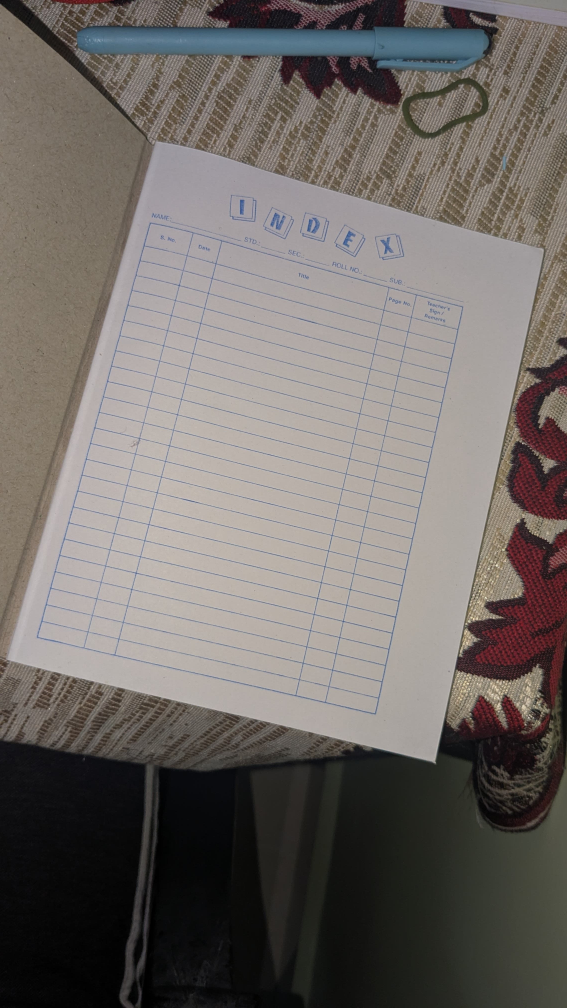
#> input picture samples/sample (0).jpg, 2268 x 4032 px (shown at 1/4 size); its folder holds only this picture in this run
$ python doc_scanner.py
#> lines starting #> are read from the running program, lines starting #| are printed output that depends on the picture; after the words box and inside, x2 and y2 are one past the last pixel; in counts of white or black regions, pixels touching at a corner belong together
### utility.py
import cv2 as cv
import numpy as np

width = 480
height = 640

def getcontours(img):
    contours,hierarchy = cv.findContours(img,cv.RETR_EXTERNAL,cv.CHAIN_APPROX_SIMPLE)
    max_area = 0
    biggest = np.array([])
    for contour in contours:
        area = cv.contourArea(contour)
        if area >5000 :
            perimeter = cv.arcLength(contour,True)
            approx = cv.approxPolyDP(contour,0.02*perimeter,True)
            if area > max_area and len(approx) == 4:
                biggest = approx
                max_area = area
    cv.drawContours(img,biggest,-1,(0,255,0),15)
    return biggest

def reorder(points):
    points = points.reshape((4,2))
    pts = np.zeros((4,2),np.float32)
    add = np.sum(points,axis=1)
    # print("add",add)
    diff = np.diff(points,axis=1)
    pts[0] = points[np.argmin(add)]
    pts[1] = points[np.argmin(diff)]
    pts[2] = points[np.argmax(diff)]
    pts[3] = points[np.argmax(add)]

    return pts
def warp_doc(img,biggest):
    if len(biggest) == 0:
        cv.putText(img, "No document detected", (50, 50),
                   cv.FONT_HERSHEY_SIMPLEX, 1, (0, 0, 255), 2)
        return img

    biggest=reorder(biggest)
    img_corners = np.float32(biggest)
    scanned_corners = np.float32([[0,0],[width,0],[0,height],[width,height]])
    matrix = cv.getPerspectiveTransform(img_corners,scanned_corners)
    Doc = cv.warpPerspective(img,matrix,(width,height))
    return Doc

### doc_scanner.py
import cv2 as cv
import numpy as np
import os

from utility import getcontours,reorder,warp_doc

input_folder = 'samples'
output_folder = 'output'

# Create output folder if it doesn't exist
os.makedirs(output_folder, exist_ok=True)

kernel = np.ones((5,5))


# Supported image file extensions
image_extensions = ('.png', '.jpg', '.jpeg', '.bmp', '.tiff', '.webp')

for filename in os.listdir(input_folder):
    if filename.lower().endswith(image_extensions):
        IMAGE_PATH = os.path.join(input_folder, filename)
        OUTPUT_PATH = os.path.join(output_folder, filename)

        img = cv.imread(IMAGE_PATH)
#> img is the input picture: shape (4032, 2268, 3); mean B, G, R 103.2, 107, 112.9
        if img is not None:
            imgc=img.copy()
            #preprocessing
            gframe = cv.cvtColor(img,cv.COLOR_BGR2GRAY)
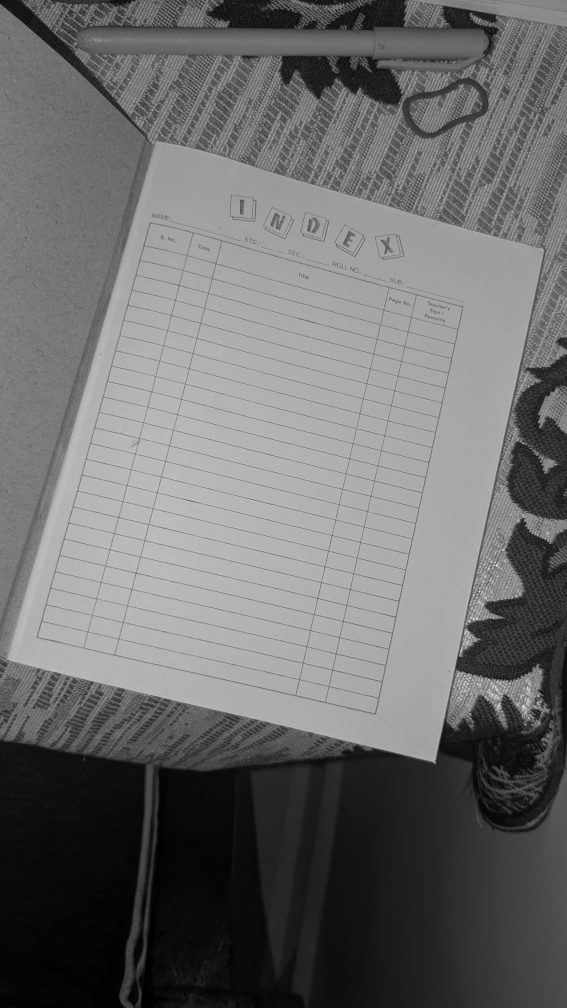
#> gframe: shape (4032, 2268) (shown at 1/4 size); min 0, max 253, mean 108.3
            gframe = cv.GaussianBlur(gframe,(5,5),1)
            canny = cv.Canny(gframe,10,200)
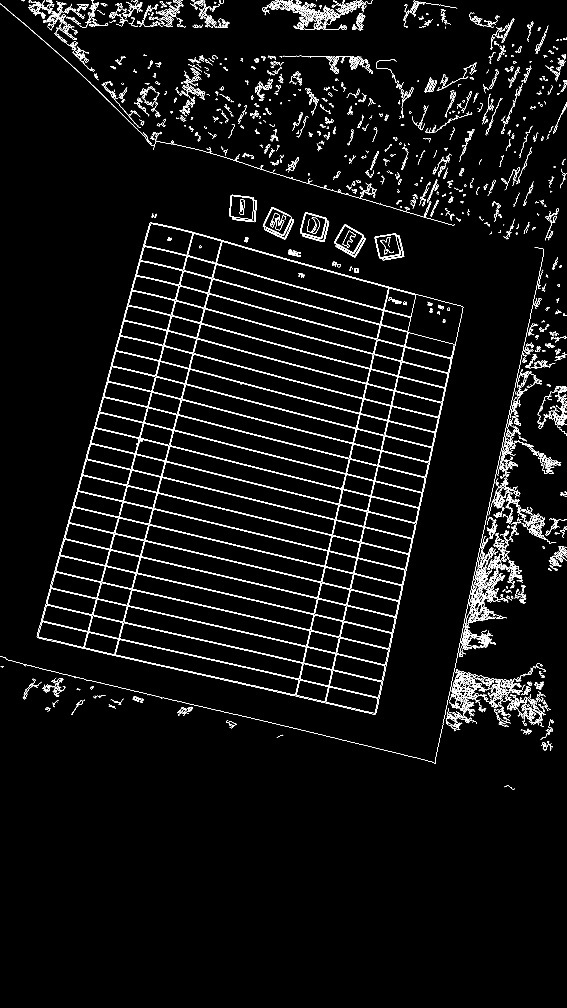
#> canny: shape (4032, 2268) (shown at 1/4 size); 2.2% white in thin lines or dots, all inside (x1, y1, x2, y2) = (0, 0, 2268, 3160)
            dila = cv.dilate(canny,kernel,iterations=2)
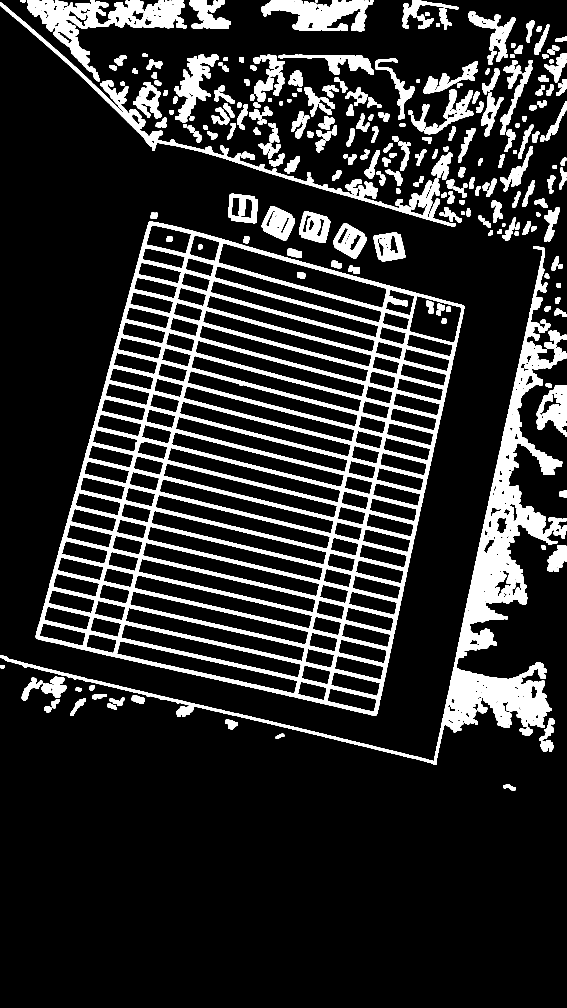
#> dila: shape (4032, 2268) (shown at 1/4 size); 15.2% white; 287 white regions, largest, box (x1, y1, x2, y2) and area: (143, 886, 1857, 2862) 619424, (0, 985, 2268, 3058) 241368, (108, 0, 747, 289) 56940
            erode = cv.erode( dila,kernel,iterations=1)
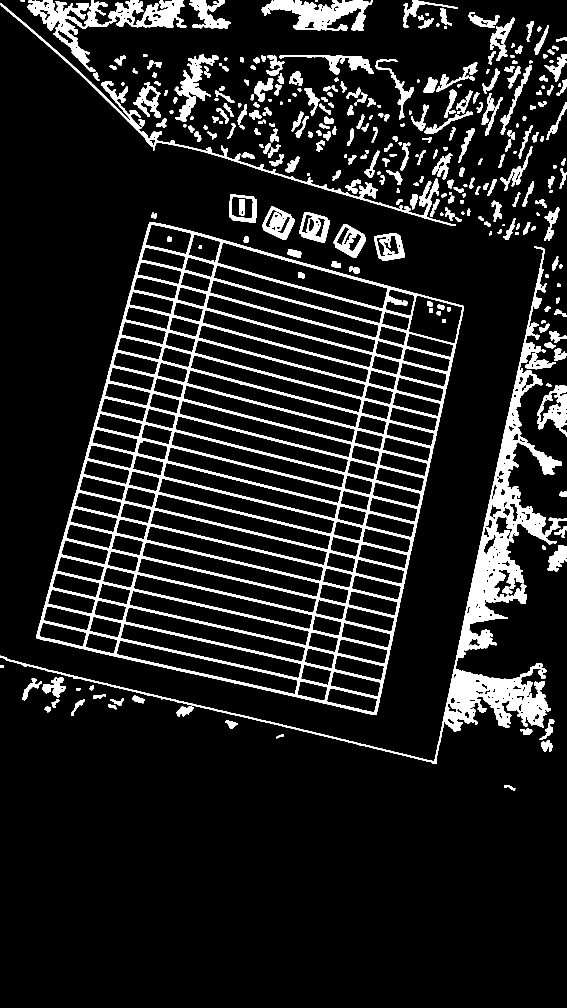
#> erode: shape (4032, 2268) (shown at 1/4 size); 10.6% white; 309 white regions
            biggest = getcontours(erode)
#> in getcontours, `contours,hierarchy = cv.findContours(img,cv.RETR_EXTERNAL,cv.CHAIN_APP..`: contours = 299 contours; largest, box (x1, y1, x2, y2) and area: (145, 888, 1855, 2860) 2291892, (0, 987, 2268, 3056) 204347, (110, 0, 745, 287) 46947, (1047, 0, 1492, 124) 27846, (0, 13, 1822, 904) 26114
#> the loop in getcontours, `for contour in contours:` made 299 passes
#> (area, perimeter, biggest, max_area) on pass 56: (2291892, 6510.6, [[600, 888], [146, 2552], [1504, 2858], [1854, 1226]], 2291892)
#> (area, perimeter) on passes 26, 45, 47, 53, 64, 69: (14163, 849.8), (204347, 15402.9), (10269.5, 418.1), (10630, 422.1), (10572.5, 425.2), (10722, 430.6)
#> after the loop in getcontours, `for contour in contours:`: max_area = 2291892
#> in getcontours, `cv.drawContours(img,biggest,-1,(0,255,0),15)`: img: shape (4032, 2268); 10.6% white; 309 white regions, largest, box (x1, y1, x2, y2) and area: (145, 889, 1854, 2860) 411117, (0, 987, 2268, 3056) 186075, (110, 0, 745, 287) 43953
#> biggest = [[600, 888], [146, 2552], [1504, 2858], [1854, 1226]]
            if biggest is not None :
                #Warping Doc
                Doc = warp_doc(img,biggest)
#> in reorder, `points = points.reshape((4,2))`: points has the same summary as biggest outside reorder
#> in reorder, `add = np.sum(points,axis=1)`: add = [1488, 2698, 4362, 3080]
#> in reorder, `diff = np.diff(points,axis=1)`: diff = [288, 2406, 1354, -628]
#> in warp_doc, `biggest=reorder(biggest)`: biggest = [[600, 888], [1854, 1226], [146, 2552], [1504, 2858]]
#> in warp_doc, `img_corners = np.float32(biggest)`: img_corners has the same summary as biggest
#> in warp_doc, `matrix = cv.getPerspectiveTransform(img_corners,scanned_corners)`: matrix = [[0.349, 0.0952, -293.9], [-0.105, 0.388, -282.1], [-3.47e-05, 3.5e-05, 1]]
#> in warp_doc, `Doc = cv.warpPerspective(img,matrix,(width,height))`:
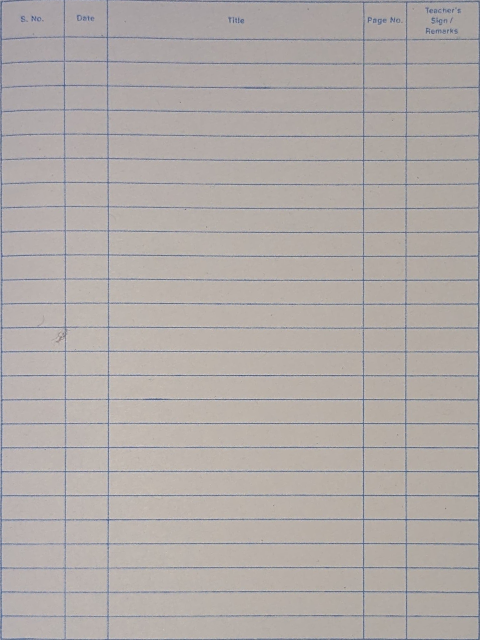
#> Doc: shape (640, 480, 3); mean B, G, R 168.1, 170.7, 177
                cv.imwrite(OUTPUT_PATH, Doc)
                print('scanned document saved at output folder')
            else :
                print('could not find Document')
        else:
            print(f"Failed to read: {IMAGE_PATH}")

$ run again, on samples/sample (1).jpg
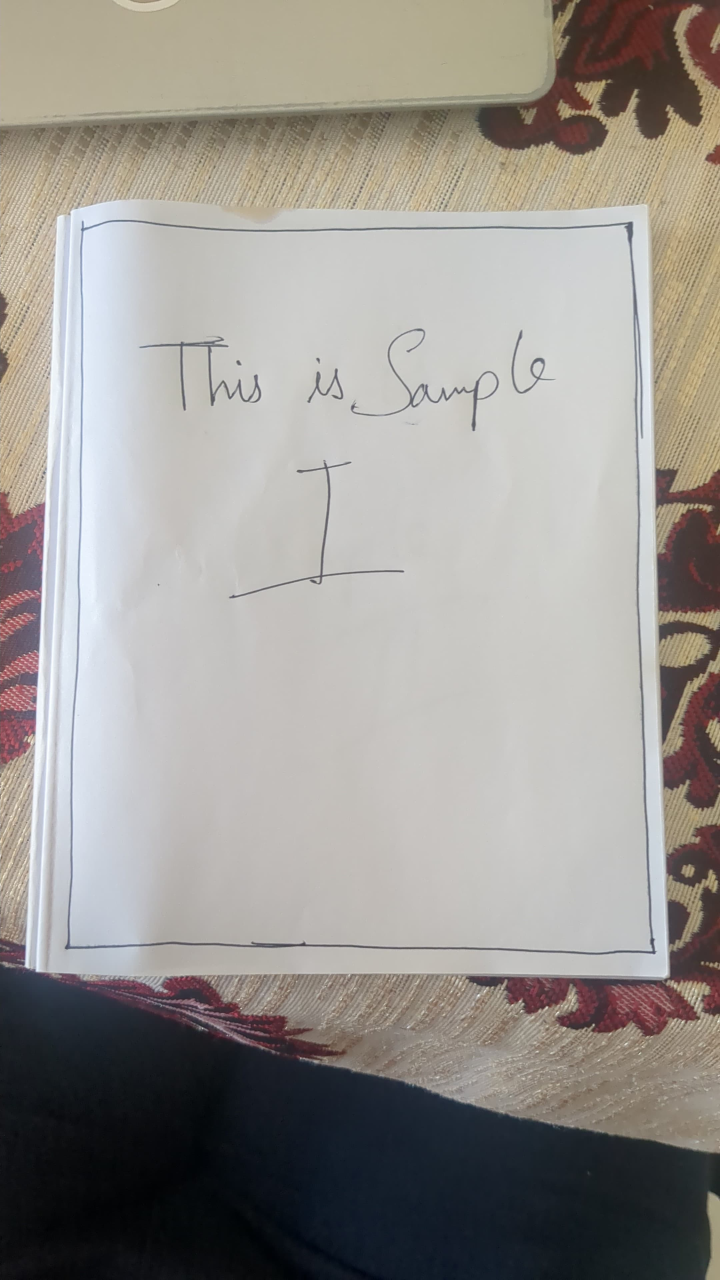
#> input picture samples/sample (1).jpg, 2160 x 3840 px (shown at 1/3 size)
#> img is the input picture: shape (3840, 2160, 3); mean B, G, R 145.4, 150, 153.7
#> `canny = cv.Canny(gframe,10,200)`:
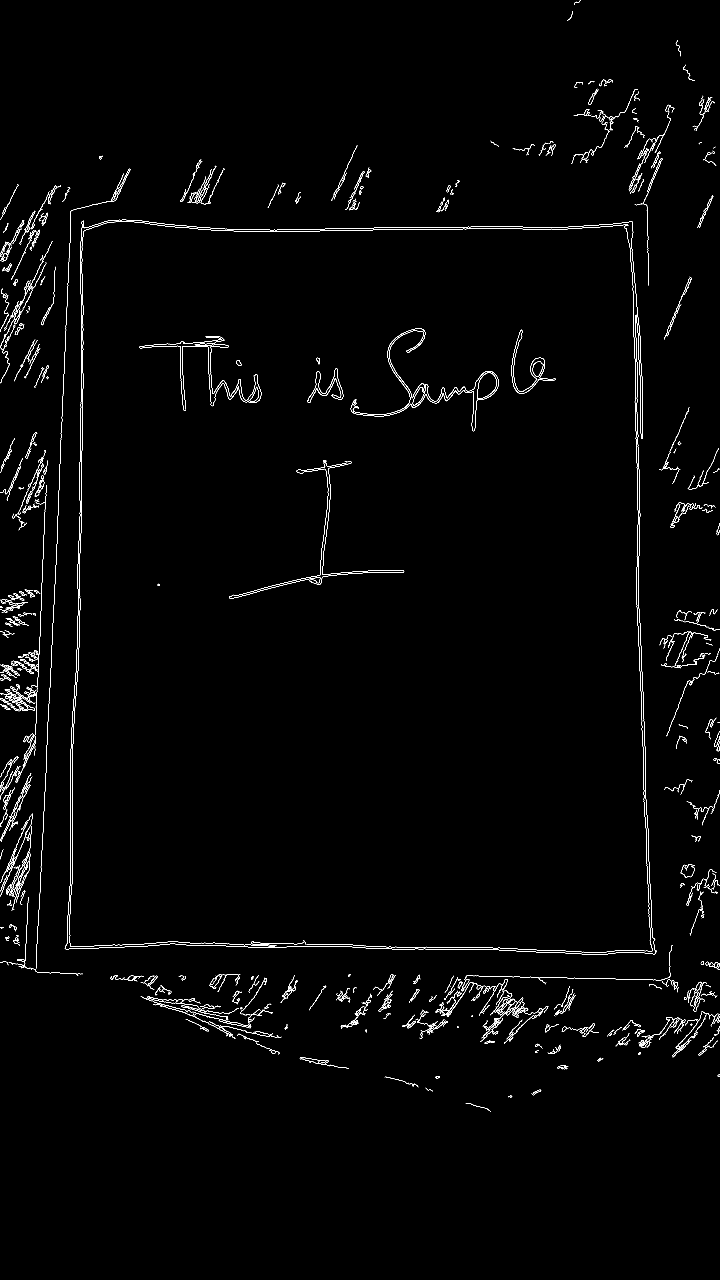
#> canny: shape (3840, 2160) (shown at 1/3 size); 0.95% white in thin lines or dots, all inside (x1, y1, x2, y2) = (0, 0, 2160, 3334)
#> dila: shape (3840, 2160); 7.2% white; 125 white regions, largest, box (x1, y1, x2, y2) and area: (190, 655, 1975, 2869) 124761, (0, 1346, 147, 2530) 51899, (1202, 2832, 2040, 3136) 40526
#> erode: shape (3840, 2160); 5.1% white; 137 white regions
#> contours = 129 contours; largest, box (x1, y1, x2, y2) and area: (192, 657, 1973, 2867) 3694038, (0, 1348, 145, 2528) 39798, (1303, 2834, 2038, 3134) 26597, (420, 2925, 846, 3119) 19517, (0, 504, 393, 2930) 14917
#> the loop in getcontours, `for contour in contours:` made 129 passes
#> (area, perimeter, biggest, max_area) on passes 92, 95: (10605.5, 1500.2, [[159, 722], [33, 943], [0, 869], [0, 1151]], 10605.5), (3694038.5, 8028.3, [[244, 661], [192, 2847], [1966, 2864], [1900, 664]], 3694038.5)
#> after the loop in getcontours, `for contour in contours:`: max_area = 3694038.5
#> img: shape (3840, 2160); 5.1% white; 137 white regions, largest, box (x1, y1, x2, y2) and area: (193, 657, 1973, 2867) 90822, (0, 1348, 145, 2528) 39390, (1303, 2834, 2038, 3134) 25507
#> `biggest = getcontours(erode)`: biggest = [[244, 661], [192, 2847], [1966, 2864], [1900, 664]]
#> points has the same summary as biggest outside reorder
#> add = [905, 3039, 4830, 2564]
#> diff = [417, 2655, 898, -1236]
#> in warp_doc, `biggest=reorder(biggest)`: biggest = [[244, 661], [1900, 664], [192, 2847], [1966, 2864]]
#> img_corners has the same summary as biggest
#> matrix = [[0.298, 0.00709, -77.46], [-0.000581, 0.321, -211.9], [3.58e-06, 3.33e-05, 1]]
#> in warp_doc, `Doc = cv.warpPerspective(img,matrix,(width,height))`:
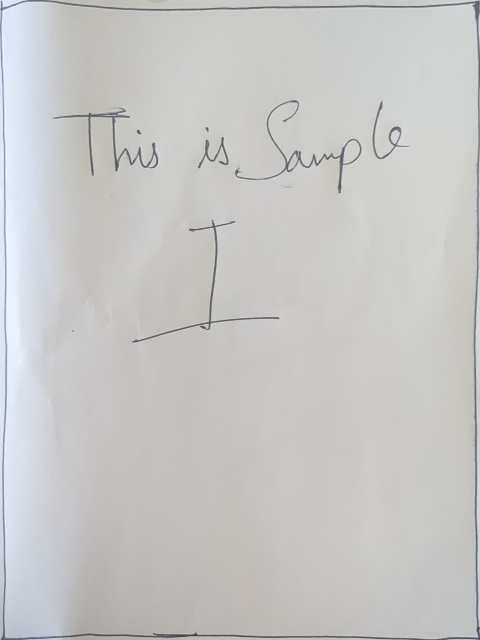
#> Doc: shape (640, 480, 3); mean B, G, R 197.7, 198.8, 199

$ run again, on samples/sample (2).jpg
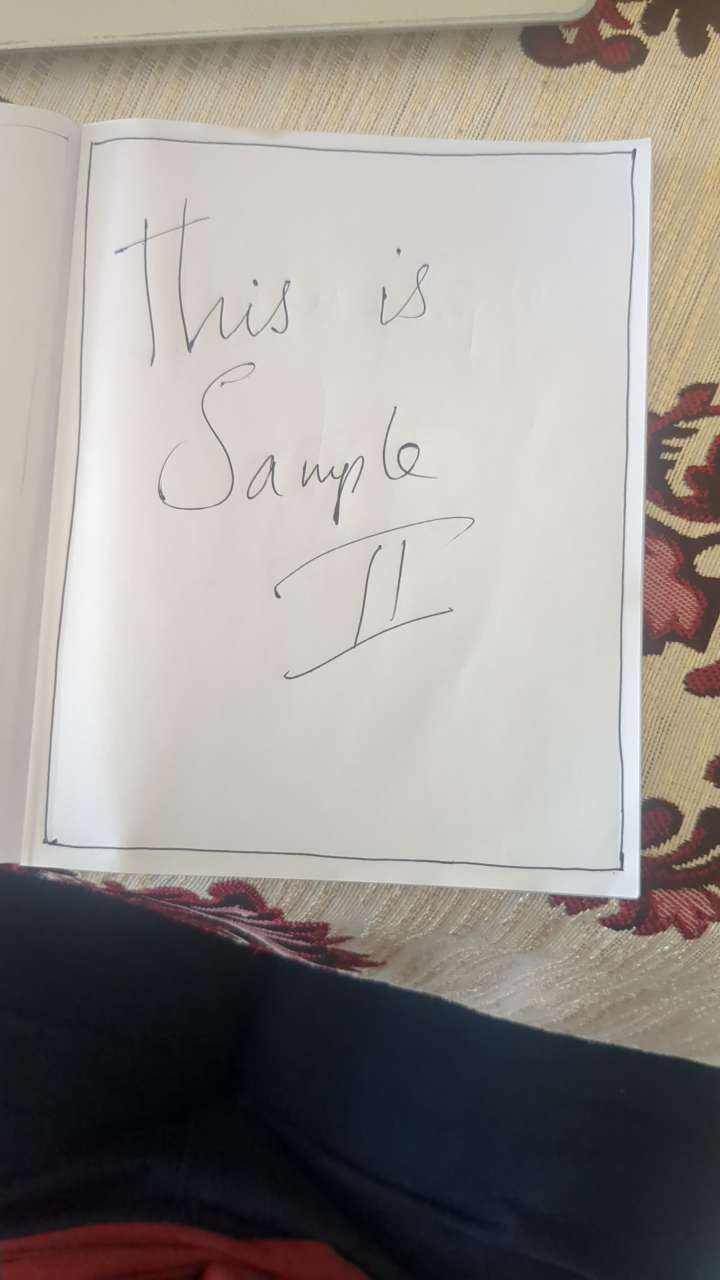
#> input picture samples/sample (2).jpg, 2160 x 3840 px (shown at 1/3 size)
#> img is the input picture: shape (3840, 2160, 3); mean B, G, R 143.9, 148.5, 153.3
#> `canny = cv.Canny(gframe,10,200)`:
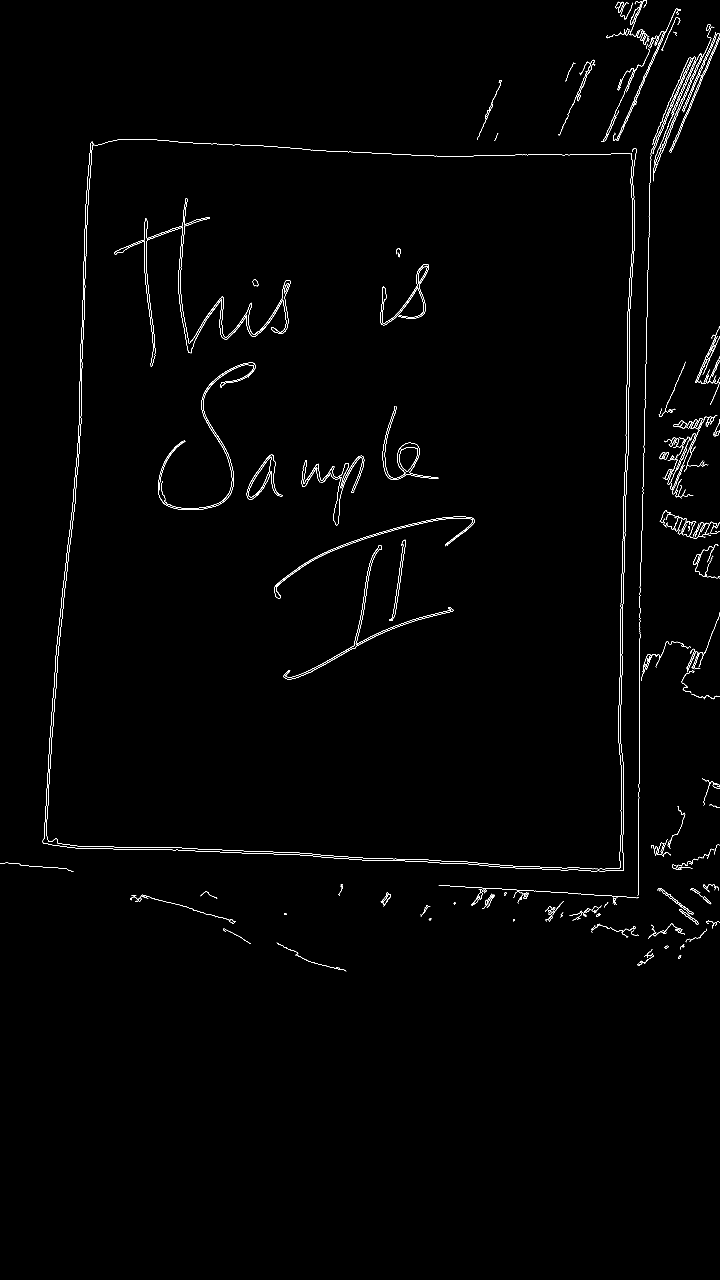
#> canny: shape (3840, 2160) (shown at 1/3 size); 0.67% white in thin lines or dots, all inside (x1, y1, x2, y2) = (0, 0, 2160, 2914)
#> dila: shape (3840, 2160); 5.1% white; 54 white regions, largest, box (x1, y1, x2, y2) and area: (124, 413, 1914, 2618) 108516, (1312, 68, 2160, 2721) 68090, (338, 591, 875, 1103) 33710
#> erode: shape (3840, 2160); 3.5% white; 55 white regions
#> contours = 44 contours; largest, box (x1, y1, x2, y2) and area: (126, 415, 1912, 2616) 3573412, (1314, 70, 2160, 2719) 44841, (1801, 0, 2045, 428) 17038, (1976, 1244, 2154, 1498) 13810, (1977, 1528, 2160, 1618) 8204
#> the loop in getcontours, `for contour in contours:` made 44 passes
#> (area, perimeter, biggest, max_area) on pass 38: (3573412.5, 7855.7, [[273, 423], [126, 2530], [1871, 2614], [1910, 444]], 3573412.5)
#> after the loop in getcontours, `for contour in contours:`: max_area = 3573412.5
#> img: shape (3840, 2160); 3.5% white; 55 white regions, largest, box (x1, y1, x2, y2) and area: (126, 415, 1912, 2616) 75635, (1314, 70, 2160, 2719) 47959, (340, 593, 873, 1101) 23978
#> `biggest = getcontours(erode)`: biggest = [[273, 423], [126, 2530], [1871, 2614], [1910, 444]]
#> points has the same summary as biggest outside reorder
#> add = [696, 2656, 4485, 2354]
#> diff = [150, 2404, 743, -1466]
#> in warp_doc, `biggest=reorder(biggest)`: biggest = [[273, 423], [1910, 444], [126, 2530], [1871, 2614]]
#> img_corners has the same summary as biggest
#> matrix = [[0.307, 0.0214, -92.74], [-0.00423, 0.33, -138.3], [1.66e-05, 3.34e-05, 1]]
#> in warp_doc, `Doc = cv.warpPerspective(img,matrix,(width,height))`:
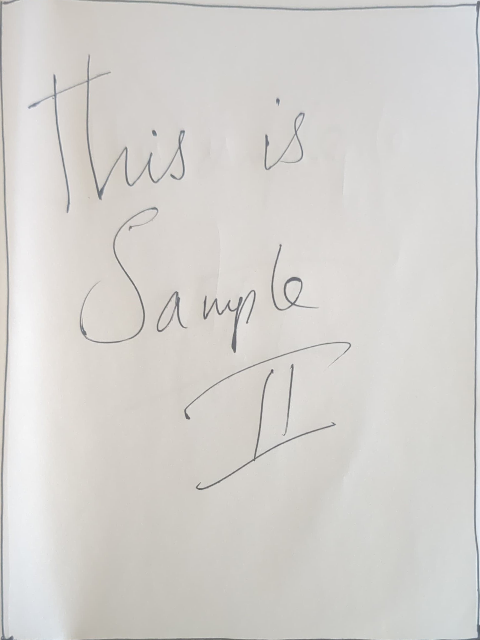
#> Doc: shape (640, 480, 3); mean B, G, R 207, 210.3, 212.5
